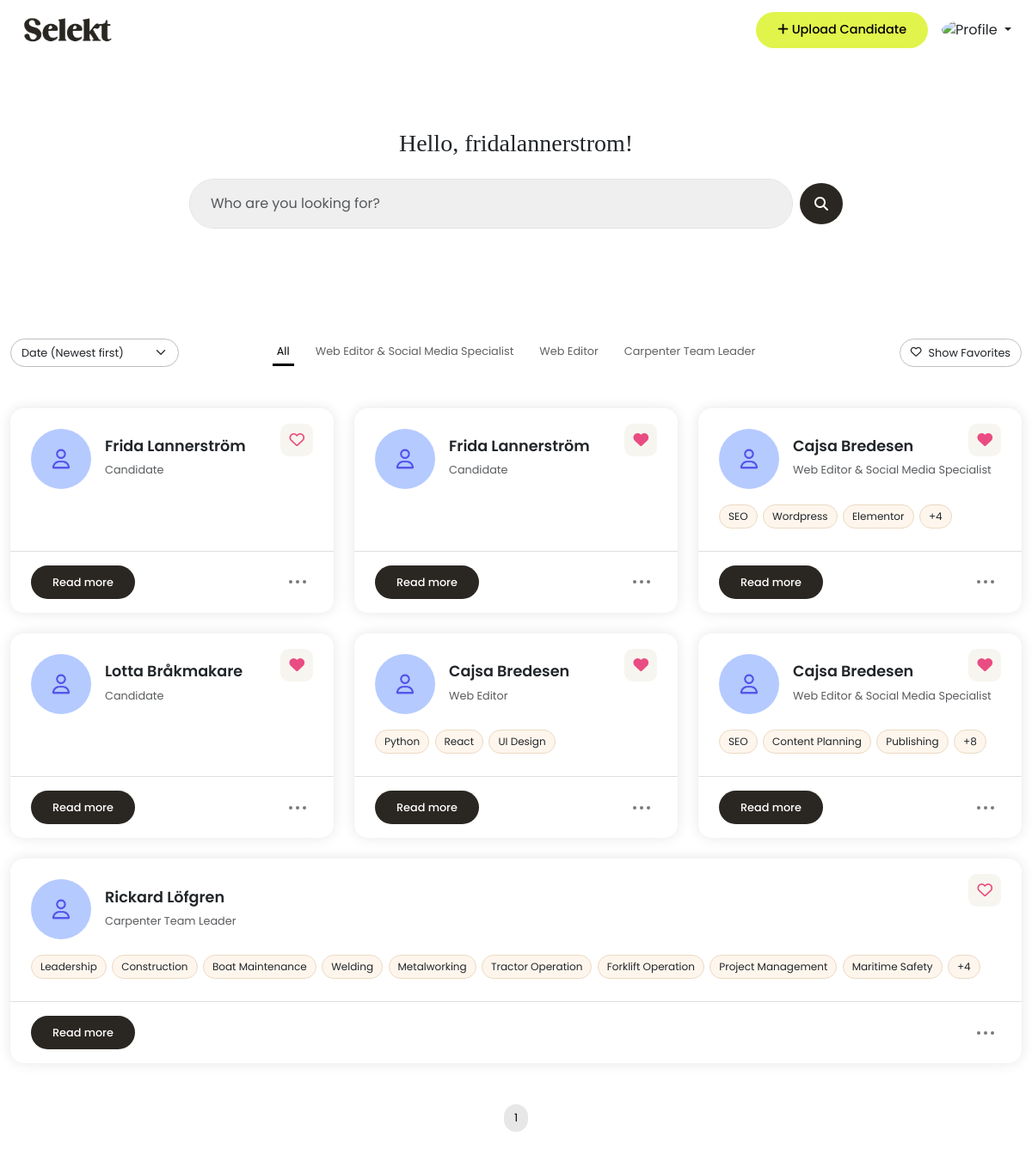
The page /dashboard/ (signed in) on the database its author committed.
### candidates/models.py (models this page shows, shortened)
class Candidate(models.Model):
    user = models.ForeignKey(User, on_delete=models.CASCADE)
    name = models.CharField(max_length=100)
    email = models.EmailField(blank=True, null=True)
    phone_number = models.CharField(max_length=20, blank=True)
    job_title = models.CharField(max_length=100, blank=True)
    profile_summary = models.TextField(blank=True)
    work_experience = models.TextField(blank=True)
    education = models.TextField(blank=True)
    location = models.CharField(max_length=100, blank=True)
    links = models.CharField(max_length=255, blank=True,
                             help_text="e.g. LinkedIn, GitHub URLs")
    profile_image = CloudinaryField('image', blank=True, null=True)
    other = models.TextField(blank=True)
    notes = models.TextField(blank=True)
    top_skills = models.CharField(
        blank=True,
        help_text="Write top skills separated by commas "
        "(e.g. Communication, Leadership, SQL)"
    )
    uploaded_at = models.DateTimeField(auto_now_add=True)

### candidates/views.py (the view)
# urls.py: path('dashboard/', candidate_views.dashboard, name='dashboard'),
@login_required
def dashboard(request):
    query = request.GET.get('q', '')
    sort = request.GET.get('sort', '')
    filter_title = request.GET.get('title', '')
    show_favorites = request.GET.get('favorites') == 'on'
    candidates = Candidate.objects.filter(user=request.user)
    candidates = filter_candidates(candidates, query)
    if filter_title:
        candidates = candidates.filter(job_title__iexact=filter_title)
    if show_favorites:
        favorite_candidates = Favorite.objects.filter(
            user=request.user).values_list('candidate_id', flat=True)
        candidates = candidates.filter(id__in=favorite_candidates)
    if sort == 'name':
        candidates = candidates.order_by('name')
    else:
        candidates = candidates.order_by('-uploaded_at')
    job_titles = (
        Candidate.objects
        .filter(user=request.user)
        .exclude(job_title__isnull=True)
        .exclude(job_title__exact='')
        .values('job_title')
        .annotate(count=Count('job_title'))
        .order_by('-count')[:4]
    )
    paginator = Paginator(candidates, 12)
    page_number = request.GET.get('page')
    candidates = paginator.get_page(page_number)
    for candidate in candidates:
        candidate.skill_list = [
            skill.strip()
            for skill in candidate.top_skills.split(',')
            if skill.strip()
        ]
        candidate.is_favorite = Favorite.objects.filter(
            user=request.user,
            candidate=candidate
        ).exists()
    show_welcome_popup = False
    if hasattr(
            request.user,
            'profile') and request.user.profile.is_first_login:
        show_welcome_popup = True
    context = {
        'candidates': candidates,
        'job_titles': job_titles,
        'active_title': filter_title,
        'show_favorites': show_favorites,
        'show_welcome_popup': show_welcome_popup,
        'sort': sort,
    }
    return render(request, 'dashboard.html', context)

### candidates/context_processors.py (called while the page is built)
def profile_picture(request):
    if request.user.is_authenticated:
        try:
            profile = request.user.profile
        except Profile.DoesNotExist:
            profile = None
    else:
        profile = None
    return {'profile': profile}

### candidates/views.py (called while the page is built, shortened)
def filter_candidates(queryset, query):
    return queryset

### templates/dashboard.html (shortened to what this page needs)
{% extends "base.html" %}
{% load static %}
{% block content %}
<div class="container hero">
  <h3>Hello, {{ user.username }}!</h3>
  <form method="get" class="d-flex align-items-center gap-2 w-100 candidate-search position-relative mt-4">
    <input type="text" class="form-control px-4 py-3 border-1 shadow-none" name="q" id="searchInput"
      placeholder="Who are you looking for?" value="{{ request.GET.q }}">
    <button class="btn button-base scn-button d-flex justify-content-center align-items-center rounded-circle"
      type="submit">
      <i class="fas fa-search"></i>
    </button>
  </form>
</div>
<div class="container py-5">
  <div class="pb-4 mb-4">
    <div class="d-flex flex-wrap align-items-center text-center text-md-start flex-md-row flex-column-reverse">
      <div class="col-12 col-md-2 mb-2 mb-md-0 tab-sorting">
        <form id="sortForm" class="sort-form w-100">
          <select name="sort" id="sortSelect" class="form-select">
            <option value="" {% if not request.GET.sort %}selected{% endif %}>Date (Newest first)</option>
          </select>
        </form>
      </div>
      <div class="col-12 col-md-8 mb-2 mb-md-0 tab-tabs">
        <ul class="nav justify-content-center flex-wrap job-title-tabs">
          <li class="nav-item">
            <a class="nav-link {% if not active_title %}active{% endif %}" href="{% url 'dashboard' %}">All</a>
          </li>
          {% for title in job_titles %}
          <li class="nav-item">
            <a class="nav-link {% if active_title == title.job_title %}active{% endif %}"
              href="?title={{ title.job_title|urlencode }}">
              {{ title.job_title }}
            </a>
          </li>
          {% endfor %}
        </ul>
      </div>
      <div class="tab-fav col-12 col-md-2 mb-2 mb-md-0 d-flex justify-content-md-end">
        <button id="favoritesToggle" type="button"
          class="btn btn-outline-dark d-flex align-items-center justify-content-center gap-2 favorites-toggle mx-md-0 mx-auto">
        </button>
      </div>
    </div>
  </div>
  {% if candidates %}
  <div class="d-flex flex-wrap justify-content-center gap-4">
    {% for candidate in candidates %}
    <div class="candidate-card-wrapper">
      <div class="candidate-card bg-white position-relative">
        <div class="position-absolute top-0 end-0 p-4">
          <span class="heart-icon" onclick="toggleFavorite({{ candidate.id }}, this)">
            <i id="heart-card-{{ candidate.id }}"
              class="fa{% if candidate.is_favorite %}-solid{% else %}-regular{% endif %} fa-heart"></i>
          </span>
        </div>
        <div class="px-4 pt-4 pb-2">
          <div class="d-flex align-items-center gap-3 mb-3">
            {% if candidate.profile_image and candidate.profile_image.url %}
              <img src="{{ candidate.profile_image.url }}" alt="Profile Image">
            {% else %}
              <img src="{% static 'media/images/user-pic.png' %}" alt="Profile Image">
            {% endif %}
            <div>
              <h4 class="mb-1">{{ candidate.name }}</h4>
              <small class="text-muted">{{ candidate.job_title|default:'Candidate' }}</small>
            </div>
          </div>
          {% with candidate.skill_list as skills %}
          {% if skills and skills|length > 0 %}
          <div class="skill-container">
            {% for skill in skills %}
            <span class="skill-badge">{{ skill }}</span>
            {% endfor %}
            <span class="skill-badge skill-badge-extra display-none"></span>
          </div>
          {% else %}
          <div class="skill-container invisible-placeholder"></div>
          {% endif %}
          {% endwith %}
        </div>
        <hr>
        <div class="d-flex justify-content-between align-items-center px-4 pb-3">
          <a href="#" onclick="openCandidateModal({{ candidate.id|escapejs }})"
            class="btn button-base scn-button read-btn">Read more</a>
          <div class="dot-menu position-relative p-2 rounded cursor">
            <div class="d-flex flex-row justify-content-center align-items-center">
              <span class="dot"></span>
              <span class="dot mx-1"></span>
              <span class="dot"></span>
            </div>
          </div>
        </div>
      </div>
    </div>
    {% endfor %}
  </div>
  <div class="d-flex justify-content-center mt-5">
    <nav>
      <ul class="pagination">
        {% for num in candidates.paginator.page_range %}
          {% if num == 1 or num == candidates.paginator.num_pages or num >= candidates.number|add:"-2" and num <= candidates.number|add:"2" %}
            {% if num == candidates.number %}
              <li class="page-item active">
                <span class="page-link">{{ num }}</span>
              </li>
            {% else %}
              <li class="page-item">
                <a class="page-link" href="?{% if request.GET %}{{ request.GET.urlencode }}&{% endif %}page={{ num }}">{{ num }}</a>
              </li>
            {% endif %}
          {% endif %}
        {% endfor %}
      </ul>
    </nav>
  </div>
{% endif %}
</div>
{% endblock %}

### templates/base.html (shortened to what this page needs)
{% load static %}
<!DOCTYPE html>
<html lang="en">
<head>
  <link href="https://cdn.jsdelivr.net/npm/bootstrap@5.3.2/dist/css/bootstrap.min.css" rel="stylesheet">
  <link rel="stylesheet" href="{% static 'css/style.css' %}">
  <link rel="stylesheet" href="https://cdn.jsdelivr.net/npm/trumbowyg@2.25.1/dist/ui/trumbowyg.min.css">
</head>
<body class="logged-in-body">
  <header class="d-flex justify-content-between align-items-center px-4 py-3">
    <div class="header-logo">
      <a href="{% url 'dashboard' %}" class="text-decoration-none">
        <img src="{% static 'media/images/logo.png' %}" alt="Logo" class="logo-img">
      </a>
    </div>
    <div class="d-flex align-items-center gap-3 header-buttons">
      <button type="button" class="btn button-base cta-button" data-bs-toggle="modal"
        data-bs-target="#uploadCandidateModal">
        <i class="fa-solid fa-plus"></i> Upload Candidate
      </button>
      <div class="dropdown">
        <button class="btn dropdown-toggle p-0 border-0 bg-transparent" type="button" id="userMenuButton"
          data-bs-toggle="dropdown" aria-expanded="false">
          {% if profile and profile.profile_image %}
          <img src="{{ profile.profile_image.url }}" alt="Profile" class="rounded-circle profile-pic">
          {% else %}
          <img src="{% static 'media/images/user-pic.png' %}" alt="Default Image" class="rounded-circle profile-pic">
          {% endif %}
        </button>
      </div>
    </div>
  </header>
  {% block content %}{% endblock %}
</body>
</html>

### templates/modals.html (shortened to what this page needs)
{% load static %}

### static/css/style.css (style rules this page uses)
body, .index-body, .auth-body { font-family: 'Poppins', sans-serif; }
.container { max-width: 1200px; margin: auto; }
.display-none { display: none; }
.cursor { cursor: pointer; }
h1, h2, h3, h5 { font-family: 'Libre Baskerville', serif; font-weight: 200; }
h4 { font-size: 1.1rem; font-weight: 600; }
.section-text, .text-muted { font-size: 0.9rem; }
.text-muted { color: grey; }
.button-base { border-radius: 100px; padding: 10px 25px; font-weight: 500; display: inline-block; text-decoration: none; border: none; font-family: 'Poppins', sans-serif; }
.cta-button { background-color: #E1F44B; color: black; }
.scn-button { background-color: #2A2722; color: white; }
.logged-in-body .cta-button { font-size: 0.9rem; }
header { border-bottom: 0px; height: 70px; }
.logo-img { width: 110px; }
.profile-pic { width: 40px; height: 40px; object-fit: cover; }
.hero { padding: 80px 20px; text-align: center; max-width: 800px; }
.candidate-card-wrapper { flex: 1 1 360px; max-width: 100%; min-width: 360px; }
.candidate-card { min-width: 100%; border-radius: 16px; box-shadow: 0 0 15px rgba(0, 0, 0, 0.1); transition: 0.3s ease; }
.read-btn { font-size: 0.8rem; font-weight: 500; }
.candidate-card .text-muted { font-size: 0.8rem; }
.candidate-card hr, .candidate-modal-information hr { color: grey; }
.candidate-card img { width: 70px; height: 70px; border-radius: 50%; object-fit: cover; }
.skill-container, .skill-container-modal { display: flex; gap: 0.4rem; align-items: center; max-width: 100%; }
.skill-container { flex-wrap: nowrap; overflow: hidden; min-height: 32px; }
.skill-badge, .skill-badge-extra, .skill-badge-modal { background-color: #fef6ed; padding: 4px 10px; border-radius: 20px; border: 1px solid #EBD9C1; white-space: nowrap; }
.skill-badge, .skill-badge-extra { font-size: 0.75rem; flex-shrink: 0; }
.heart-icon { font-size: 1.1rem; color: #E94C82; background: #f7f5ef; padding: 7px 10px; border-radius: 10px; }
.dot-menu { display: flex; gap: 4px; cursor: pointer; }
.dot { width: 4px; height: 4px; background-color: #7a7a7a; border-radius: 50%; }
.candidate-search input { background-color: #EFEFEF; border-radius: 100px; }
.candidate-search .btn { height: 48px; width: 48px; }
.sort-form select { border-radius: 100px; font-size: 0.8rem; border-color: rgb(189, 189, 189); }
.favorites-toggle { border-radius: 100px; font-size: 0.8rem; border-color: rgb(192, 192, 192); }
.nav-link { color: #5f5f5f; }
.nav-link.active { border-bottom: 3px solid black; color: black; }
.nav-link { padding: 5px; font-size: 0.8rem; margin-left: 10px; margin-right: 10px; color: rgb(97, 97, 97); }
.page-item .page-link { color: #333; border: 0px; font-size: 0.8rem; }
.page-item.active .page-link { background-color: #e7e7e7; color: #000; border: 0px; border-radius: 100px; }

### rows shown on the page
Candidate: name "Frida Lannerström", job_title "Candidate"
Candidate: name "Frida Lannerström", job_title "Candidate"
Candidate: name "Cajsa Bredesen", job_title "Web Editor & Social Media Specialist", skills "SEO" "Wordpress" "Elementor"
Candidate: name "Lotta Bråkmakare", job_title "Candidate"
Candidate: name "Cajsa Bredesen", job_title "Web Editor", skills "Python" "React" "UI Design"
Candidate: name "Cajsa Bredesen", job_title "Web Editor & Social Media Specialist", skills "SEO" "Content Planning" "Publishing"
Candidate: name "Rickard Löfgren", job_title "Carpenter Team Leader", skills "Leadership" "Construction" "Boat Maintenance" "Welding" "Metalworking" "Tractor Operation" "Forklift Operation" "Project Management" "Maritime Safety"

### other values the page prints
{{ user.username }} "fridalannerstrom"
{{ title.job_title }} "Web Editor & Social Media Specialist" "Web Editor" "Carpenter Team Leader"
{{ num }} "1"
